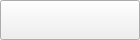
<?xml version="1.0" encoding="UTF-8"?>
<ui version="4.0">
 <class>ClosableTab</class>
 <widget class="QPushButton" name="ClosableTab">
  <property name="geometry">
   <rect>
    <x>0</x>
    <y>0</y>
    <width>140</width>
    <height>40</height>
   </rect>
  </property>
  <property name="minimumSize">
   <size>
    <width>140</width>
    <height>40</height>
   </size>
  </property>
  <property name="maximumSize">
   <size>
    <width>140</width>
    <height>40</height>
   </size>
  </property>
  <property name="cursor">
   <cursorShape>PointingHandCursor</cursorShape>
  </property>
  <property name="windowTitle">
   <string>Form</string>
  </property>
  <property name="styleSheet">
   <string notr="true">#close {
	border: none;
	background: none;
}

#close:Hover {
	border: none;
	background: none;
}</string>
  </property>
  <layout class="QHBoxLayout" name="horizontalLayout">
   <item>
    <spacer name="spacer">
     <property name="orientation">
      <enum>Qt::Horizontal</enum>
     </property>
     <property name="sizeHint" stdset="0">
      <size>
       <width>40</width>
       <height>20</height>
      </size>
     </property>
    </spacer>
   </item>
   <item>
    <widget class="QPushButton" name="close">
     <property name="minimumSize">
      <size>
       <width>20</width>
       <height>20</height>
      </size>
     </property>
     <property name="maximumSize">
      <size>
       <width>20</width>
       <height>20</height>
      </size>
     </property>
     <property name="cursor">
      <cursorShape>PointingHandCursor</cursorShape>
     </property>
     <property name="text">
      <string/>
     </property>
     <property name="icon">
      <iconset resource="../../../Resources.qrc">
       <normaloff>:/rec/img/icons/close.png</normaloff>:/rec/img/icons/close.png</iconset>
     </property>
     <property name="iconSize">
      <size>
       <width>10</width>
       <height>10</height>
      </size>
     </property>
    </widget>
   </item>
  </layout>
 </widget>
 <resources>
  <include location="../../../Resources.qrc"/>
 </resources>
 <connections/>
</ui>
